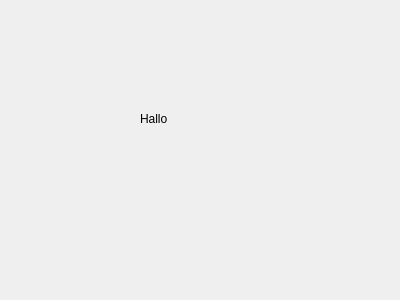
<?xml version="1.0" encoding="UTF-8"?>
<ui version="4.0">
 <class>DeviceWidget</class>
 <widget class="QDockWidget" name="DeviceWidget">
  <property name="geometry">
   <rect>
    <x>0</x>
    <y>0</y>
    <width>400</width>
    <height>300</height>
   </rect>
  </property>
  <property name="windowTitle">
   <string>DockWidget</string>
  </property>
  <widget class="QWidget" name="dockWidgetContents">
   <widget class="QLabel" name="label">
    <property name="geometry">
     <rect>
      <x>140</x>
      <y>110</y>
      <width>67</width>
      <height>17</height>
     </rect>
    </property>
    <property name="text">
     <string>Hallo</string>
    </property>
   </widget>
  </widget>
 </widget>
 <resources/>
 <connections/>
</ui>
